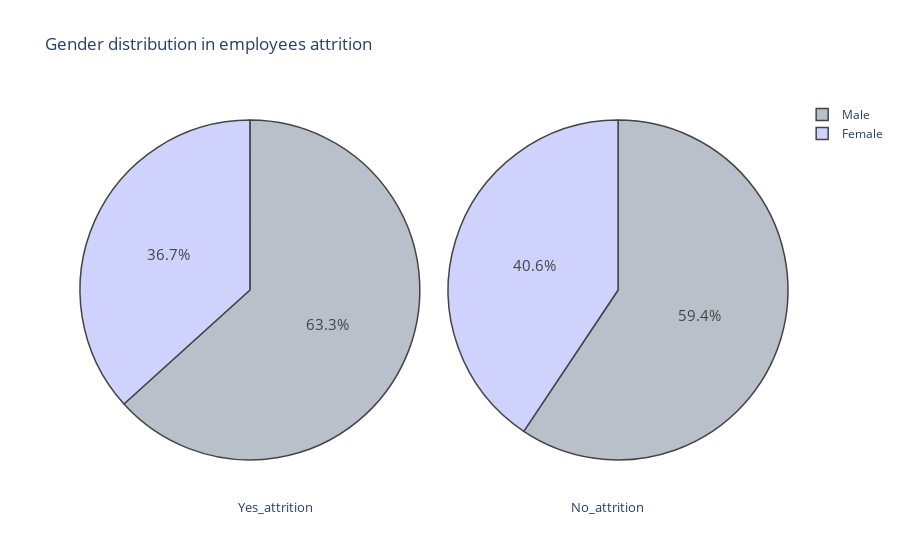
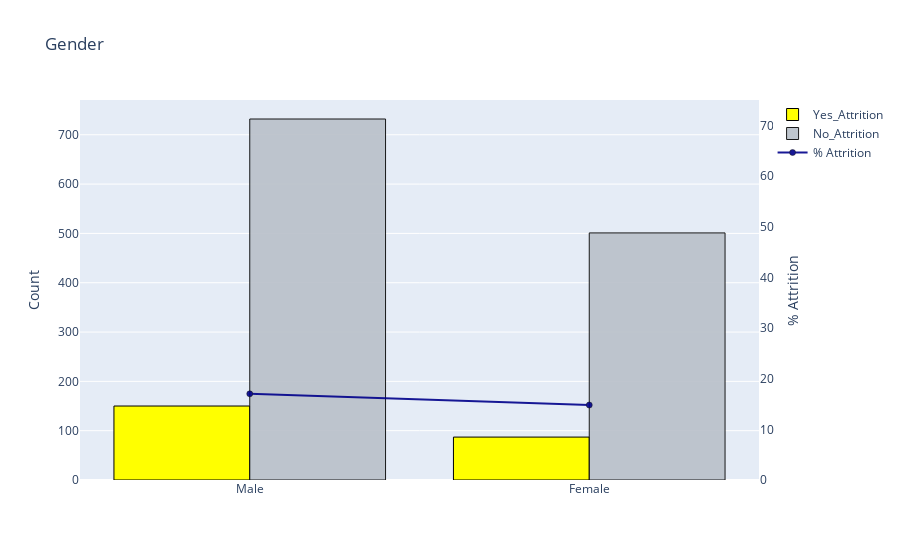

These figures' notebook cell, in order:
### Markdown cell above
# Gender Distribution of Employee Attrition

### Code cell
plot_pie('Gender')
barplot('Gender', False)

### Figure 1 — Plotly figure (JSON) as saved in the notebook; plotly's stock layout.template omitted (floating-point values rounded to 4 significant figures)
{"data": [{"domain": {"x": [0, 0.48]}, "hoverinfo": "label+percent+name", "labels": ["Male", "Female"], "marker": {"colors": ["#B9C0C9", "#CED2FD", "#ceb0ff", "lightskyblue", "lightgrey", "#EAB9FC", "cyan", "#DDC8FE"], "line": {"width": 1.5}}, "name": "attrition employes", "textfont": {"size": 15}, "type": "pie", "values": [150, 87]}, {"domain": {"x": [0.52, 1]}, "hoverinfo": "label+percent+name", "labels": ["Male", "Female"], "marker": {"colors": ["#B9C0C9", "#CED2FD", "#ceb0ff", "lightskyblue", "lightgrey", "#EAB9FC", "cyan", "#DDC8FE"], "line": {"width": 1.5}}, "name": "Non attrition employes", "textfont": {"size": 15}, "type": "pie", "values": [732, 501]}], "layout": {"annotations": [{"font": {"size": 13}, "showarrow": false, "text": "Yes_attrition", "x": 0.22, "y": -0.1}, {"font": {"size": 13}, "showarrow": false, "text": "No_attrition", "x": 0.8, "y": -0.1}], "title": {"text": "Gender distribution in employees attrition "}}}

### Figure 2 — Plotly figure (JSON) as saved in the notebook; plotly's stock layout.template omitted (floating-point values rounded to 4 significant figures)
{"data": [{"marker": {"color": "yellow", "line": {"color": "#000000", "width": 1}}, "name": "Yes_Attrition", "type": "bar", "x": ["Male", "Female"], "y": [150, 87]}, {"marker": {"color": "#B9C0C9", "line": {"color": "#000000", "width": 1}}, "name": "No_Attrition", "opacity": 0.9, "type": "bar", "x": ["Male", "Female"], "y": [732, 501]}, {"marker": {"color": "darkblue", "line": {"color": "#000000", "width": 0.5}}, "name": "% Attrition", "opacity": 0.9, "type": "scatter", "x": ["Female", "Male"], "y": [14.8, 17.01], "yaxis": "y2"}], "layout": {"title": {"text": "Gender"}, "yaxis": {"title": {"text": "Count"}}, "yaxis2": {"anchor": "x", "overlaying": "y", "range": [0, 75], "showgrid": false, "side": "right", "title": {"text": "% Attrition"}, "zeroline": false}}}
